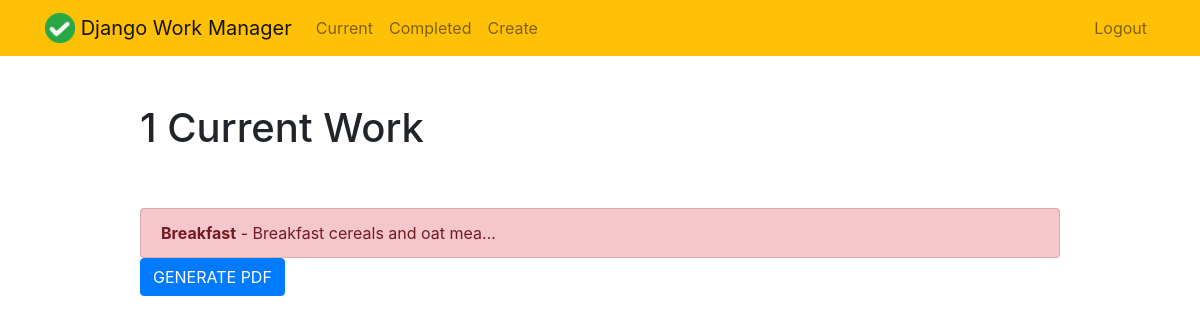
The app's page /currenttodolist/ (signed in), older data.
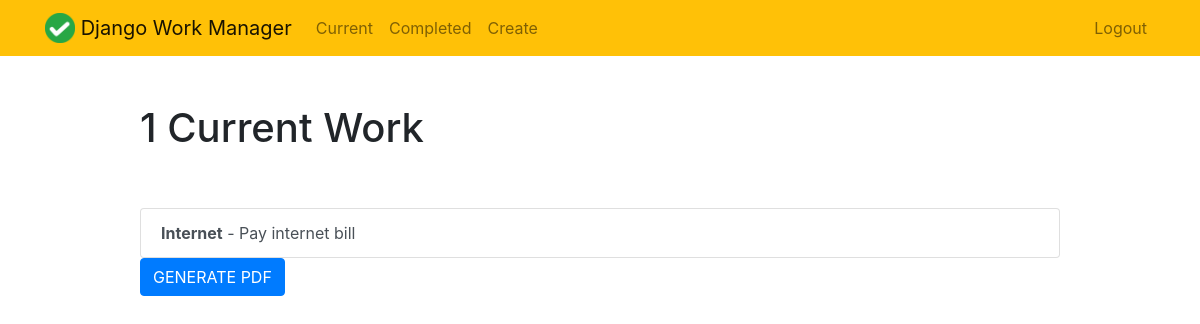
The same page, newer data.
### todolist/models.py (models this page shows, shortened)
class todolist(models.Model):
	title = models.CharField(max_length=40)
	description = models.TextField(blank = True)
	created = models.DateTimeField(auto_now = True)
	datecompleted = models.DateTimeField(null=True,blank = True)
	priority = models.BooleanField(default=False)
	user = models.ForeignKey(User,on_delete=models.CASCADE)

### todolist/views.py (the view)
# urls.py: path('currenttodolist/',views.currenttodolist, name='currenttodolist'),
@login_required
def currenttodolist(request):
	todos = todolist.objects.filter(user=request.user,datecompleted__isnull=True)
	return render(request,'todolist/currentlist.html',{'todos':todos})

### template/todolist/currentlist.html (shortened to what this page needs)
{% extends 'todolist/base.html' %}
{% block content %}
<div class = 'html-content'>
<div class = "row justify-content-center mt-5">
	<div class = "col-md-10">
		{% if todos %}
			<h1>{{ todos.count }} Current Work{{ todos.count|pluralize }}</h1>
		{% else %}
			<h1>Current Works</h1>
		{% endif %}
	</div>
</div>
<div class = "row justify-content-center mt-5">
	<div class = "col-md-10">
	{% if todos %}
            <div class="list-group">
                {% for todo in todos %}
                    <a href="{% url 'displaytodolist' todo.id %}" class="list-group-item list-group-item-action{% if todo.priority %} list-group-item-danger{% endif %}"><b>{{ todo.title }}</b>{% if todo.description %} - {{ todo.description|truncatechars:30 }}{% endif %}</a>
                {% endfor %}
            </div>
		<button  class = "btn btn-primary" onclick="CreatePDFfromHTML()">GENERATE PDF </button>
        {% else %}
                <div class="text-center">
                <h2>Looks like you don't have any todos! Nice work.</h2>
            <br>
            <a role="button" class="btn btn-primary" href="{% url 'createtodolist' %}">New work</a>
            </div>
		{% endif %}
	</div>
</div>
</div>
{% endblock %}

### template/todolist/base.html (shortened to what this page needs)
{% load static %}
<!doctype html>
<html lang="en">
<head>
<link rel="stylesheet" href="https://stackpath.bootstrapcdn.com/bootstrap/4.4.1/css/bootstrap.min.css">
</head>
<body>
<nav class="navbar navbar-expand-md navbar-light bg-warning">
<div class="container">
    <a class="navbar-brand" href="{% url 'home' %}">
         <img src="{% static 'todo/logo.png' %}" width="30" height="30" class="d-inline-block align-top">
        <span>Django Work Manager</span>
    </a>
    <div class="collapse navbar-collapse" id="navbarNav">
    {% if user.is_authenticated %}
        <ul class="navbar-nav mr-auto">
					<li class = "nav-item {{current}}">
						<a class = "nav-link" href = "{% url 'currenttodolist' %}"> Current </a>
					</li>
					<li class = "nav-item {{completed}}">
						<a class = "nav-link" href = "{% url 'completedtodolist' %}"> Completed </a>
					</li>
					<li class = "nav-item {{create}}">
						<a class = "nav-link" href = "{% url 'createtodolist' %}"> Create </a>
					</li>
			</ul>
			{% endif %}
			<ul class = "navbar-nav ml-auto">
					{% if user.is_authenticated %}
					<li class ="nav-item">
						<a href="#" onclick="$('#signOutBtn').click()" class="nav-link">Logout </a>
					</li>
					{% endif %}
			</ul>
			</div>
		</div>
	</nav>
	<div class="container">
		{% block content %}{% endblock %}
	</div>
</body>
</html>

Row changes from the older to the newer data that the page shows:
removed todolist: title "Breakfast", description "Breakfast cereals and oat mea…", priority True (drawn)
added todolist: title "Internet", description "Pay internet bill", priority False (drawn)
